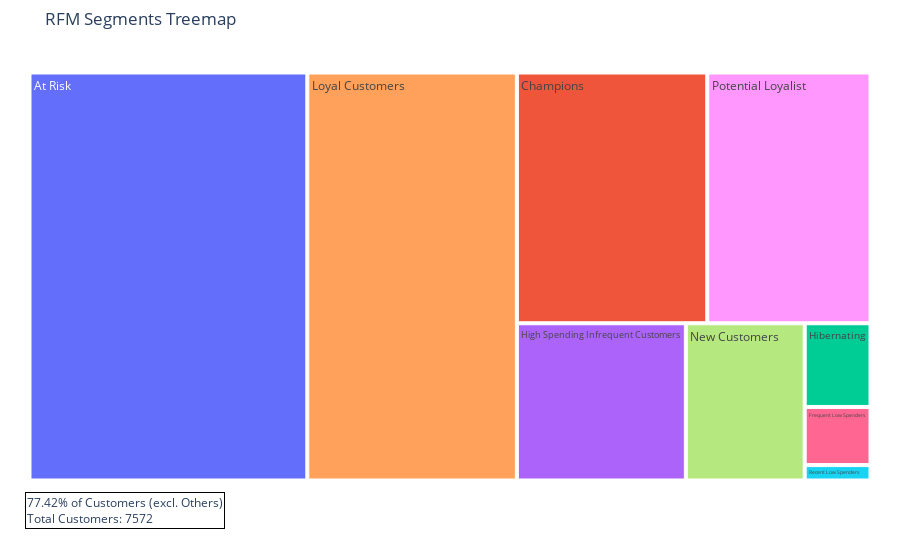

The code cell stored with this chart in its notebook:
### Code cell
rfm.plot_treemap()

### Figure 1 — Plotly figure (JSON) as saved in the notebook; plotly's stock layout.template omitted (floating-point values rounded to 4 significant figures)
{"data": [{"branchvalues": "total", "customdata": [[2162, 409800.0, "At Risk"], [432, 172600.0, "Champions"], [750, 19910.0, "Hibernating"], [425, 96060.0, "High Spending Infrequent Customers"], [1183, 309100.0, "Loyal Customers"], [122, 3668.0, "Recent Low Spenders"], [494, 13830.0, "Frequent Low Spenders"], [304, 67560.0, "New Customers"], [1700, 148000.0, "Potential Loyalist"]], "domain": {"x": [0, 1], "y": [0, 1]}, "hovertemplate": "<b>%{label}</b><br>Monetary Value: %{value}<br>Number of Customers: %{customdata[0]}", "ids": ["At Risk", "Champions", "Hibernating", "High Spending Infrequent Customers", "Loyal Customers", "Recent Low Spenders", "Frequent Low Spenders", "New Customers", "Potential Loyalist"], "labels": ["At Risk", "Champions", "Hibernating", "High Spending Infrequent Customers", "Loyal Customers", "Recent Low Spenders", "Frequent Low Spenders", "New Customers", "Potential Loyalist"], "marker": {"colors": ["#636efa", "#EF553B", "#00cc96", "#ab63fa", "#FFA15A", "#19d3f3", "#FF6692", "#B6E880", "#FF97FF"]}, "name": "", "parents": ["", "", "", "", "", "", "", "", ""], "type": "treemap", "values": [409800.0, 172600.0, 19910.0, 96060.0, 309100.0, 3668.0, 13830.0, 67560.0, 148000.0]}], "layout": {"annotations": [{"align": "left", "bordercolor": "black", "borderwidth": 1, "showarrow": false, "text": "77.42% of Customers (excl. Others)<br>Total Customers: 7572", "x": 0, "xref": "paper", "y": -0.1, "yref": "paper"}], "legend": {"tracegroupgap": 0}, "margin": {"b": 75, "l": 25, "r": 25, "t": 50}, "title": {"text": "RFM Segments Treemap"}}}
